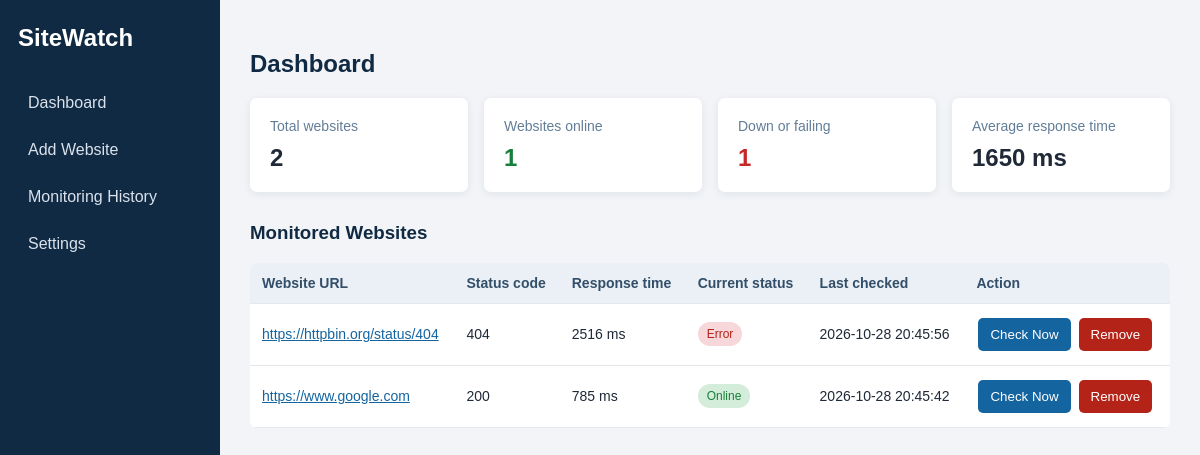
The page / on the database its author committed.
### tables this page shows
CREATE TABLE MonitoringHistory (
            id INTEGER PRIMARY KEY AUTOINCREMENT,
            website_id INTEGER NOT NULL,
            status_code INTEGER,
            response_time INTEGER NOT NULL,
            result TEXT NOT NULL,
            checked_at TEXT NOT NULL,
            error_message TEXT,
            FOREIGN KEY (website_id) REFERENCES Websites(id) ON DELETE CASCADE
        );

CREATE TABLE Websites (
            id INTEGER PRIMARY KEY AUTOINCREMENT,
            url TEXT UNIQUE NOT NULL,
            interval_seconds INTEGER NOT NULL,
            created_at TEXT NOT NULL
        );

### app.py (the view)
@app.route("/")
def dashboard():
    records = get_latest_records()
    summaries = get_summaries()
    return render_template("dashboard.html", records=records, summaries=summaries)

### app.py (called while the page is built)
def get_db():
    connection = sqlite3.connect(DB_NAME)
    connection.row_factory = sqlite3.Row
    connection.execute("PRAGMA foreign_keys = ON")
    return connection

def get_latest_records():
    connection = get_db()
    rows = connection.execute("""
        SELECT w.id, w.url, w.interval_seconds, h.status_code, h.response_time,
               h.result, h.checked_at
        FROM Websites w
        LEFT JOIN MonitoringHistory h ON h.id = (
            SELECT mh.id FROM MonitoringHistory mh
            WHERE mh.website_id = w.id
            ORDER BY mh.checked_at DESC, mh.id DESC LIMIT 1
        )
        ORDER BY w.id DESC
    """).fetchall()
    connection.close()
    return rows

def get_summaries():
    records = get_latest_records()
    total = len(records)
    online = sum(1 for row in records if row["result"] == "Online")
    failing = sum(1 for row in records if row["result"] in ("Down", "Error") )
    response_times = [row["response_time"] for row in records if row["response_time"] is not None]
    average = int(sum(response_times) / len(response_times)) if response_times else 0
    return total, online, failing, average

### templates/dashboard.html (shortened to what this page needs)
{% extends "base.html" %}
{% block content %}
<h2>Dashboard</h2>
<div class="summary-grid">
    <div class="summary-card"><span>Total websites</span><strong>{{ summaries[0] }}</strong></div>
    <div class="summary-card"><span>Websites online</span><strong class="green">{{ summaries[1] }}</strong></div>
    <div class="summary-card"><span>Down or failing</span><strong class="red">{{ summaries[2] }}</strong></div>
    <div class="summary-card"><span>Average response time</span><strong>{{ summaries[3] }} ms</strong></div>
</div>
<h3>Monitored Websites</h3>
{% if records %}
<div class="table-wrap">
<table>
    <thead><tr><th>Website URL</th><th>Status code</th><th>Response time</th><th>Current status</th><th>Last checked</th><th>Action</th></tr></thead>
    <tbody>
    {% for row in records %}
    <tr>
        <td><a href="{{ row.url }}" target="_blank" rel="noopener">{{ row.url }}</a></td>
        <td>{{ row.status_code if row.status_code is not none else '-' }}</td>
        <td>{{ row.response_time if row.response_time is not none else '-' }}{% if row.response_time is not none %} ms{% endif %}</td>
        <td>{% if row.result %}<span class="badge {{ 'online' if row.result == 'Online' else 'failed' }}">{{ row.result }}</span>{% else %}<span class="badge">Not checked</span>{% endif %}</td>
        <td>{{ row.checked_at if row.checked_at else '-' }}</td>
        <td class="actions">
            <form method="post" action="{{ url_for('check_now', website_id=row.id) }}"><button class="button" type="submit">Check Now</button></form>
            <form method="post" action="{{ url_for('remove_website', website_id=row.id) }}" onsubmit="return confirm('Remove this website?');"><button class="button danger" type="submit">Remove</button></form>
        </td>
    </tr>
    {% endfor %}
    </tbody>
</table>
</div>
{% else %}
<p class="empty">No websites have been added yet. Use the Add Website page to begin monitoring.</p>
{% endif %}
{% endblock %}

### static/style.css (style rules this page uses)
* { box-sizing: border-box; }
body { margin: 0; font-family: Arial, Helvetica, sans-serif; background: #f2f4f7; color: #1f2937; }
h2, h3 { color: #102a43; }
.summary-grid { display: grid; grid-template-columns: repeat(4, minmax(140px, 1fr)); gap: 16px; margin-bottom: 30px; }
.summary-card { background: white; border-radius: 7px; padding: 20px; box-shadow: 0 2px 8px rgba(16,42,67,0.08); display: flex; flex-direction: column; }
.summary-card span { color: #627d98; font-size: 14px; margin-bottom: 10px; }
.summary-card strong { font-size: 24px; }
.green { color: #16803a; }
.red { color: #c62828; }
.table-wrap { overflow-x: auto; background: white; border-radius: 7px; }
table { width: 100%; border-collapse: collapse; }
th { background: #eaf0f6; text-align: left; color: #334e68; }
th, td { padding: 12px; border-bottom: 1px solid #e4e7eb; font-size: 14px; }
td a { color: #1464a0; }
.badge { display: inline-block; padding: 5px 9px; border-radius: 12px; font-size: 12px; background: #d9e2ec; color: #334e68; }
.badge.online { background: #d4edda; color: #16803a; }
.badge.failed { background: #f8d7da; color: #b42318; }
.actions { white-space: nowrap; }
.actions form { display: inline; }
.button { border: 0; border-radius: 5px; background: #1464a0; color: white; padding: 9px 12px; cursor: pointer; text-decoration: none; margin: 2px; }
.button.danger { background: #b42318; }

### rows shown on the page
MonitoringHistory: url "https://httpbin.org/status/404", status_code "404", response_time "2516", shows "ms", result "Error", checked_at "2026-10-28 20:45:56"
MonitoringHistory: url "https://www.google.com", status_code "200", response_time "785", shows "ms", result "Online", checked_at "2026-10-28 20:45:42"

### other values the page prints
{{ summaries[0] }} "2"
{{ summaries[1] }} "1"
{{ summaries[2] }} "1"
{{ summaries[3] }} "1650"
